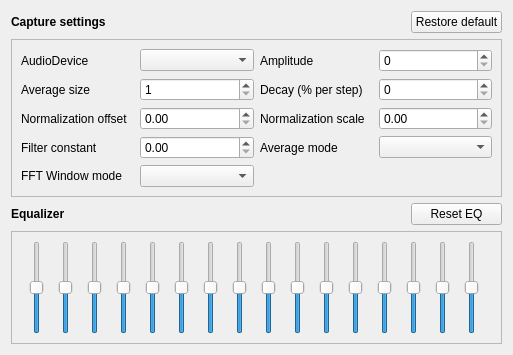
<?xml version="1.0" encoding="UTF-8"?>
<ui version="4.0">
 <class>AudioSettings</class>
 <widget class="QWidget" name="AudioSettings">
  <property name="geometry">
   <rect>
    <x>0</x>
    <y>0</y>
    <width>513</width>
    <height>355</height>
   </rect>
  </property>
  <property name="windowTitle">
   <string>Form</string>
  </property>
  <layout class="QGridLayout" name="gridLayout" columnstretch="0,0,0">
   <item row="2" column="0">
    <widget class="QLabel" name="label_11">
     <property name="font">
      <font>
       <bold>true</bold>
      </font>
     </property>
     <property name="text">
      <string>Equalizer</string>
     </property>
    </widget>
   </item>
   <item row="2" column="1">
    <spacer name="horizontalSpacer">
     <property name="orientation">
      <enum>Qt::Horizontal</enum>
     </property>
     <property name="sizeHint" stdset="0">
      <size>
       <width>40</width>
       <height>20</height>
      </size>
     </property>
    </spacer>
   </item>
   <item row="0" column="0">
    <widget class="QLabel" name="label_10">
     <property name="font">
      <font>
       <bold>true</bold>
      </font>
     </property>
     <property name="text">
      <string>Capture settings</string>
     </property>
    </widget>
   </item>
   <item row="2" column="2">
    <widget class="QPushButton" name="restoreDefaultEQ">
     <property name="text">
      <string>Reset EQ</string>
     </property>
    </widget>
   </item>
   <item row="1" column="0" colspan="3">
    <widget class="QFrame" name="frame">
     <property name="frameShape">
      <enum>QFrame::StyledPanel</enum>
     </property>
     <property name="frameShadow">
      <enum>QFrame::Raised</enum>
     </property>
     <layout class="QGridLayout" name="gridLayout_2">
      <item row="2" column="3">
       <widget class="QSpinBox" name="decay">
        <property name="maximum">
         <number>100</number>
        </property>
       </widget>
      </item>
      <item row="1" column="1">
       <widget class="QComboBox" name="audio_device">
        <property name="sizePolicy">
         <sizepolicy hsizetype="Ignored" vsizetype="Fixed">
          <horstretch>0</horstretch>
          <verstretch>0</verstretch>
         </sizepolicy>
        </property>
        <property name="sizeAdjustPolicy">
         <enum>QComboBox::AdjustToContents</enum>
        </property>
       </widget>
      </item>
      <item row="3" column="0">
       <widget class="QLabel" name="label_6">
        <property name="text">
         <string>Normalization offset</string>
        </property>
       </widget>
      </item>
      <item row="1" column="2">
       <widget class="QLabel" name="label_2">
        <property name="text">
         <string>Amplitude</string>
        </property>
       </widget>
      </item>
      <item row="1" column="3">
       <widget class="QSpinBox" name="amplitude">
        <property name="maximum">
         <number>1000000000</number>
        </property>
       </widget>
      </item>
      <item row="4" column="3">
       <widget class="QComboBox" name="avg_mode"/>
      </item>
      <item row="4" column="0">
       <widget class="QLabel" name="label_8">
        <property name="text">
         <string>Filter constant</string>
        </property>
       </widget>
      </item>
      <item row="3" column="2">
       <widget class="QLabel" name="label_7">
        <property name="text">
         <string>Normalization scale</string>
        </property>
       </widget>
      </item>
      <item row="2" column="2">
       <widget class="QLabel" name="label_3">
        <property name="text">
         <string>Decay (% per step)</string>
        </property>
       </widget>
      </item>
      <item row="2" column="1">
       <widget class="QSpinBox" name="avg_size">
        <property name="minimum">
         <number>1</number>
        </property>
        <property name="maximum">
         <number>256</number>
        </property>
       </widget>
      </item>
      <item row="1" column="0">
       <widget class="QLabel" name="label">
        <property name="text">
         <string>AudioDevice</string>
        </property>
       </widget>
      </item>
      <item row="5" column="0">
       <widget class="QLabel" name="label_5">
        <property name="text">
         <string>FFT Window mode</string>
        </property>
       </widget>
      </item>
      <item row="3" column="1">
       <widget class="QDoubleSpinBox" name="nrml_ofst">
        <property name="maximum">
         <double>10.000000000000000</double>
        </property>
        <property name="singleStep">
         <double>0.010000000000000</double>
        </property>
       </widget>
      </item>
      <item row="4" column="2">
       <widget class="QLabel" name="label_9">
        <property name="text">
         <string>Average mode</string>
        </property>
       </widget>
      </item>
      <item row="5" column="1">
       <widget class="QComboBox" name="window_mode"/>
      </item>
      <item row="4" column="1">
       <widget class="QDoubleSpinBox" name="filter_constant">
        <property name="singleStep">
         <double>0.010000000000000</double>
        </property>
       </widget>
      </item>
      <item row="3" column="3">
       <widget class="QDoubleSpinBox" name="nrml_scl">
        <property name="maximum">
         <double>10.000000000000000</double>
        </property>
        <property name="singleStep">
         <double>0.010000000000000</double>
        </property>
       </widget>
      </item>
      <item row="2" column="0">
       <widget class="QLabel" name="label_4">
        <property name="text">
         <string>Average size</string>
        </property>
       </widget>
      </item>
     </layout>
    </widget>
   </item>
   <item row="3" column="0" colspan="3">
    <widget class="QFrame" name="eq">
     <property name="minimumSize">
      <size>
       <width>0</width>
       <height>96</height>
      </size>
     </property>
     <property name="frameShape">
      <enum>QFrame::StyledPanel</enum>
     </property>
     <property name="frameShadow">
      <enum>QFrame::Raised</enum>
     </property>
     <layout class="QGridLayout" name="gridLayout_3">
      <item row="0" column="11">
       <widget class="QTooltipedSlider" name="eq_12">
        <property name="maximum">
         <number>200</number>
        </property>
        <property name="value">
         <number>100</number>
        </property>
        <property name="orientation">
         <enum>Qt::Vertical</enum>
        </property>
       </widget>
      </item>
      <item row="0" column="0">
       <widget class="QTooltipedSlider" name="eq_01">
        <property name="maximum">
         <number>200</number>
        </property>
        <property name="value">
         <number>100</number>
        </property>
        <property name="orientation">
         <enum>Qt::Vertical</enum>
        </property>
       </widget>
      </item>
      <item row="0" column="6">
       <widget class="QTooltipedSlider" name="eq_07">
        <property name="maximum">
         <number>200</number>
        </property>
        <property name="value">
         <number>100</number>
        </property>
        <property name="orientation">
         <enum>Qt::Vertical</enum>
        </property>
       </widget>
      </item>
      <item row="0" column="8">
       <widget class="QTooltipedSlider" name="eq_09">
        <property name="maximum">
         <number>200</number>
        </property>
        <property name="value">
         <number>100</number>
        </property>
        <property name="orientation">
         <enum>Qt::Vertical</enum>
        </property>
       </widget>
      </item>
      <item row="0" column="2">
       <widget class="QTooltipedSlider" name="eq_03">
        <property name="maximum">
         <number>200</number>
        </property>
        <property name="value">
         <number>100</number>
        </property>
        <property name="orientation">
         <enum>Qt::Vertical</enum>
        </property>
       </widget>
      </item>
      <item row="0" column="13">
       <widget class="QTooltipedSlider" name="eq_14">
        <property name="maximum">
         <number>200</number>
        </property>
        <property name="value">
         <number>100</number>
        </property>
        <property name="orientation">
         <enum>Qt::Vertical</enum>
        </property>
       </widget>
      </item>
      <item row="0" column="14">
       <widget class="QTooltipedSlider" name="eq_15">
        <property name="maximum">
         <number>200</number>
        </property>
        <property name="value">
         <number>100</number>
        </property>
        <property name="orientation">
         <enum>Qt::Vertical</enum>
        </property>
       </widget>
      </item>
      <item row="0" column="3">
       <widget class="QTooltipedSlider" name="eq_04">
        <property name="maximum">
         <number>200</number>
        </property>
        <property name="value">
         <number>100</number>
        </property>
        <property name="orientation">
         <enum>Qt::Vertical</enum>
        </property>
       </widget>
      </item>
      <item row="0" column="10">
       <widget class="QTooltipedSlider" name="eq_11">
        <property name="maximum">
         <number>200</number>
        </property>
        <property name="value">
         <number>100</number>
        </property>
        <property name="orientation">
         <enum>Qt::Vertical</enum>
        </property>
       </widget>
      </item>
      <item row="0" column="7">
       <widget class="QTooltipedSlider" name="eq_08">
        <property name="maximum">
         <number>200</number>
        </property>
        <property name="value">
         <number>100</number>
        </property>
        <property name="orientation">
         <enum>Qt::Vertical</enum>
        </property>
       </widget>
      </item>
      <item row="0" column="5">
       <widget class="QTooltipedSlider" name="eq_06">
        <property name="maximum">
         <number>200</number>
        </property>
        <property name="value">
         <number>100</number>
        </property>
        <property name="orientation">
         <enum>Qt::Vertical</enum>
        </property>
       </widget>
      </item>
      <item row="0" column="1">
       <widget class="QTooltipedSlider" name="eq_02">
        <property name="maximum">
         <number>200</number>
        </property>
        <property name="value">
         <number>100</number>
        </property>
        <property name="orientation">
         <enum>Qt::Vertical</enum>
        </property>
       </widget>
      </item>
      <item row="0" column="12">
       <widget class="QTooltipedSlider" name="eq_13">
        <property name="maximum">
         <number>200</number>
        </property>
        <property name="value">
         <number>100</number>
        </property>
        <property name="orientation">
         <enum>Qt::Vertical</enum>
        </property>
       </widget>
      </item>
      <item row="0" column="9">
       <widget class="QTooltipedSlider" name="eq_10">
        <property name="maximum">
         <number>200</number>
        </property>
        <property name="value">
         <number>100</number>
        </property>
        <property name="orientation">
         <enum>Qt::Vertical</enum>
        </property>
       </widget>
      </item>
      <item row="0" column="4">
       <widget class="QTooltipedSlider" name="eq_05">
        <property name="maximum">
         <number>200</number>
        </property>
        <property name="value">
         <number>100</number>
        </property>
        <property name="orientation">
         <enum>Qt::Vertical</enum>
        </property>
       </widget>
      </item>
      <item row="0" column="15">
       <widget class="QTooltipedSlider" name="eq_16">
        <property name="maximum">
         <number>200</number>
        </property>
        <property name="value">
         <number>100</number>
        </property>
        <property name="orientation">
         <enum>Qt::Vertical</enum>
        </property>
       </widget>
      </item>
     </layout>
    </widget>
   </item>
   <item row="0" column="2">
    <widget class="QPushButton" name="restoreDefaultSettings">
     <property name="text">
      <string>Restore default</string>
     </property>
    </widget>
   </item>
  </layout>
 </widget>
 <customwidgets>
  <customwidget>
   <class>QTooltipedSlider</class>
   <extends>QSlider</extends>
   <header location="global">QTooltipedSlider.h</header>
  </customwidget>
 </customwidgets>
 <tabstops>
  <tabstop>restoreDefaultSettings</tabstop>
  <tabstop>audio_device</tabstop>
  <tabstop>amplitude</tabstop>
  <tabstop>avg_size</tabstop>
  <tabstop>decay</tabstop>
  <tabstop>nrml_ofst</tabstop>
  <tabstop>nrml_scl</tabstop>
  <tabstop>filter_constant</tabstop>
  <tabstop>avg_mode</tabstop>
  <tabstop>window_mode</tabstop>
  <tabstop>restoreDefaultEQ</tabstop>
  <tabstop>eq_01</tabstop>
  <tabstop>eq_02</tabstop>
  <tabstop>eq_03</tabstop>
  <tabstop>eq_04</tabstop>
  <tabstop>eq_05</tabstop>
  <tabstop>eq_06</tabstop>
  <tabstop>eq_07</tabstop>
  <tabstop>eq_08</tabstop>
  <tabstop>eq_09</tabstop>
  <tabstop>eq_10</tabstop>
  <tabstop>eq_11</tabstop>
  <tabstop>eq_12</tabstop>
  <tabstop>eq_13</tabstop>
  <tabstop>eq_14</tabstop>
  <tabstop>eq_15</tabstop>
  <tabstop>eq_16</tabstop>
 </tabstops>
 <resources/>
 <connections/>
</ui>
